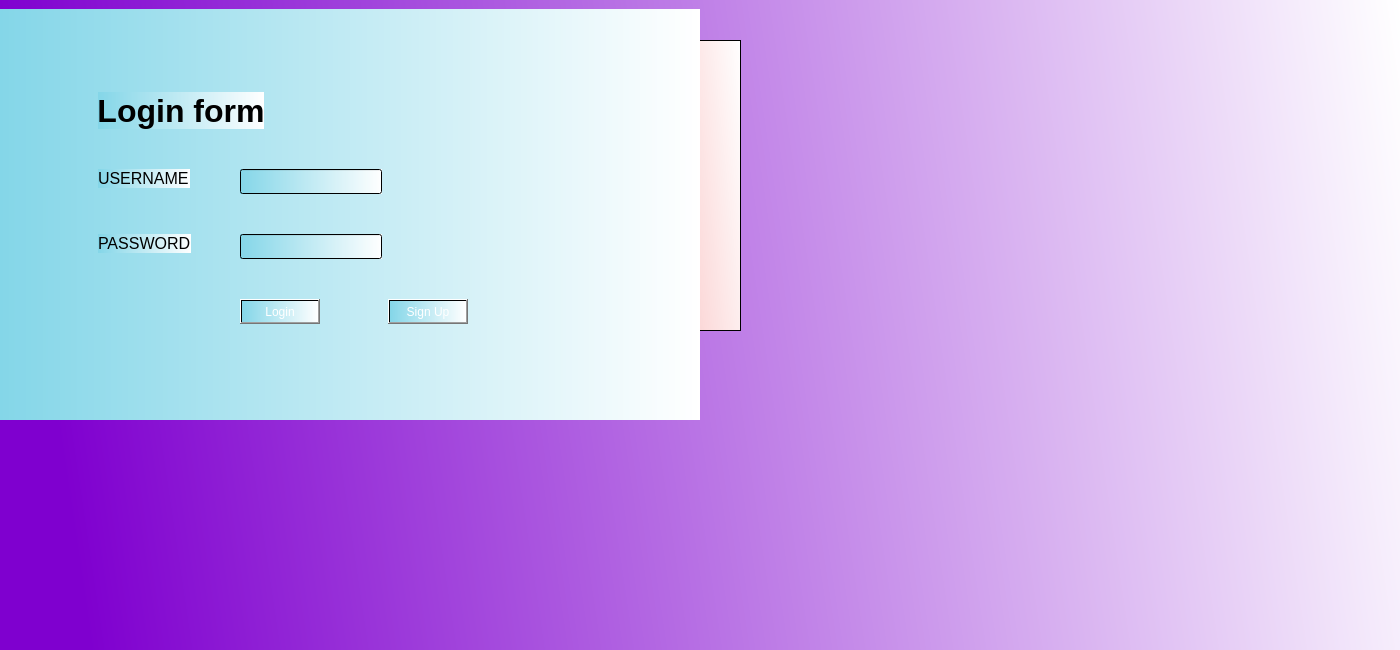
<?xml version="1.0" encoding="UTF-8"?>
<ui version="4.0">
 <class>MainWindow</class>
 <widget class="QMainWindow" name="MainWindow">
  <property name="geometry">
   <rect>
    <x>0</x>
    <y>0</y>
    <width>1400</width>
    <height>650</height>
   </rect>
  </property>
  <property name="windowTitle">
   <string>MainWindow</string>
  </property>
  <widget class="QWidget" name="centralwidget">
   <property name="styleSheet">
    <string notr="true">#centralwidget{ 
	background-color: qlineargradient(spread:pad, x1:0, y1:0.069, x2:1, y2:0, stop:0 rgba(127, 0, 207, 255), stop:1 rgba(255, 255, 255, 255));
border-color: qlineargradient(spread:pad, x1:0, y1:0.069, x2:1, y2:0, stop:0 rgba(232, 232, 232, 255), stop:1 rgba(255, 255, 255, 255));
}</string>
   </property>
   <widget class="QFrame" name="frame">
    <property name="geometry">
     <rect>
      <x>10</x>
      <y>40</y>
      <width>241</width>
      <height>291</height>
     </rect>
    </property>
    <property name="styleSheet">
     <string notr="true">#frame{background-color: qlineargradient(spread:pad, x1:0, y1:0.069, x2:1, y2:0, stop:0 rgba(197, 15, 232, 255), stop:1 rgba(255, 255, 255, 255));
}</string>
    </property>
    <property name="frameShape">
     <enum>QFrame::StyledPanel</enum>
    </property>
    <property name="frameShadow">
     <enum>QFrame::Raised</enum>
    </property>
   </widget>
   <widget class="QFrame" name="frame_2">
    <property name="geometry">
     <rect>
      <x>290</x>
      <y>40</y>
      <width>451</width>
      <height>291</height>
     </rect>
    </property>
    <property name="styleSheet">
     <string notr="true">#frame_2{ 
background-color: qlineargradient(spread:pad, x1:0, y1:0.069, x2:1, y2:0, stop:0 rgba(232, 15, 15, 255), stop:1 rgba(255, 255, 255, 255));
}</string>
    </property>
    <property name="frameShape">
     <enum>QFrame::StyledPanel</enum>
    </property>
    <property name="frameShadow">
     <enum>QFrame::Raised</enum>
    </property>
   </widget>
   <widget class="QWidget" name="widget" native="true">
    <property name="geometry">
     <rect>
      <x>0</x>
      <y>9</y>
      <width>700</width>
      <height>411</height>
     </rect>
    </property>
    <property name="styleSheet">
     <string notr="true">QWidget {
background-color:qlineargradient(spread:pad, x1:0, y1:0, x2:1, y2:0, stop:0 rgba(132, 214, 232, 255), stop:1 rgba(255, 255, 255, 255));

}</string>
    </property>
    <widget class="QPushButton" name="login_btn">
     <property name="geometry">
      <rect>
       <x>240</x>
       <y>290</y>
       <width>80</width>
       <height>25</height>
      </rect>
     </property>
     <property name="styleSheet">
      <string notr="true">color:rgb(255, 255, 255);

/*
border:none;
C'est pas idéal d'enlever la bordure
*/</string>
     </property>
     <property name="text">
      <string>Login</string>
     </property>
    </widget>
    <widget class="QLabel" name="username_label">
     <property name="geometry">
      <rect>
       <x>98</x>
       <y>160</y>
       <width>92</width>
       <height>19</height>
      </rect>
     </property>
     <property name="font">
      <font>
       <pointsize>12</pointsize>
       <weight>50</weight>
       <bold>false</bold>
      </font>
     </property>
     <property name="text">
      <string>USERNAME :</string>
     </property>
     <property name="buddy">
      <cstring>username_lineEdit</cstring>
     </property>
    </widget>
    <widget class="QLineEdit" name="password_lineEdit">
     <property name="geometry">
      <rect>
       <x>240</x>
       <y>225</y>
       <width>142</width>
       <height>25</height>
      </rect>
     </property>
     <property name="sizePolicy">
      <sizepolicy hsizetype="Fixed" vsizetype="Fixed">
       <horstretch>0</horstretch>
       <verstretch>0</verstretch>
      </sizepolicy>
     </property>
     <property name="styleSheet">
      <string notr="true"/>
     </property>
    </widget>
    <widget class="QPushButton" name="signup_btn">
     <property name="geometry">
      <rect>
       <x>388</x>
       <y>290</y>
       <width>80</width>
       <height>25</height>
      </rect>
     </property>
     <property name="styleSheet">
      <string notr="true">color:#fff;</string>
     </property>
     <property name="text">
      <string>Sign Up</string>
     </property>
    </widget>
    <widget class="QLabel" name="panel_label">
     <property name="geometry">
      <rect>
       <x>98</x>
       <y>83</y>
       <width>166</width>
       <height>37</height>
      </rect>
     </property>
     <property name="sizePolicy">
      <sizepolicy hsizetype="Fixed" vsizetype="Fixed">
       <horstretch>0</horstretch>
       <verstretch>0</verstretch>
      </sizepolicy>
     </property>
     <property name="font">
      <font>
       <pointsize>24</pointsize>
       <weight>75</weight>
       <bold>true</bold>
      </font>
     </property>
     <property name="text">
      <string>Login form</string>
     </property>
     <property name="alignment">
      <set>Qt::AlignCenter</set>
     </property>
    </widget>
    <widget class="QLineEdit" name="username_lineEdit">
     <property name="geometry">
      <rect>
       <x>240</x>
       <y>160</y>
       <width>142</width>
       <height>25</height>
      </rect>
     </property>
     <property name="sizePolicy">
      <sizepolicy hsizetype="Fixed" vsizetype="Fixed">
       <horstretch>0</horstretch>
       <verstretch>0</verstretch>
      </sizepolicy>
     </property>
     <property name="styleSheet">
      <string notr="true"/>
     </property>
    </widget>
    <widget class="QLabel" name="password_label">
     <property name="geometry">
      <rect>
       <x>98</x>
       <y>225</y>
       <width>93</width>
       <height>19</height>
      </rect>
     </property>
     <property name="font">
      <font>
       <pointsize>12</pointsize>
      </font>
     </property>
     <property name="text">
      <string>PASSWORD :</string>
     </property>
     <property name="buddy">
      <cstring>password_lineEdit</cstring>
     </property>
    </widget>
   </widget>
  </widget>
 </widget>
 <resources/>
 <connections>
  <connection>
   <sender>login_btn</sender>
   <signal>clicked()</signal>
   <receiver>widget</receiver>
   <slot>hide()</slot>
   <hints>
    <hint type="sourcelabel">
     <x>302</x>
     <y>314</y>
    </hint>
    <hint type="destinationlabel">
     <x>179</x>
     <y>332</y>
    </hint>
   </hints>
  </connection>
 </connections>
</ui>
